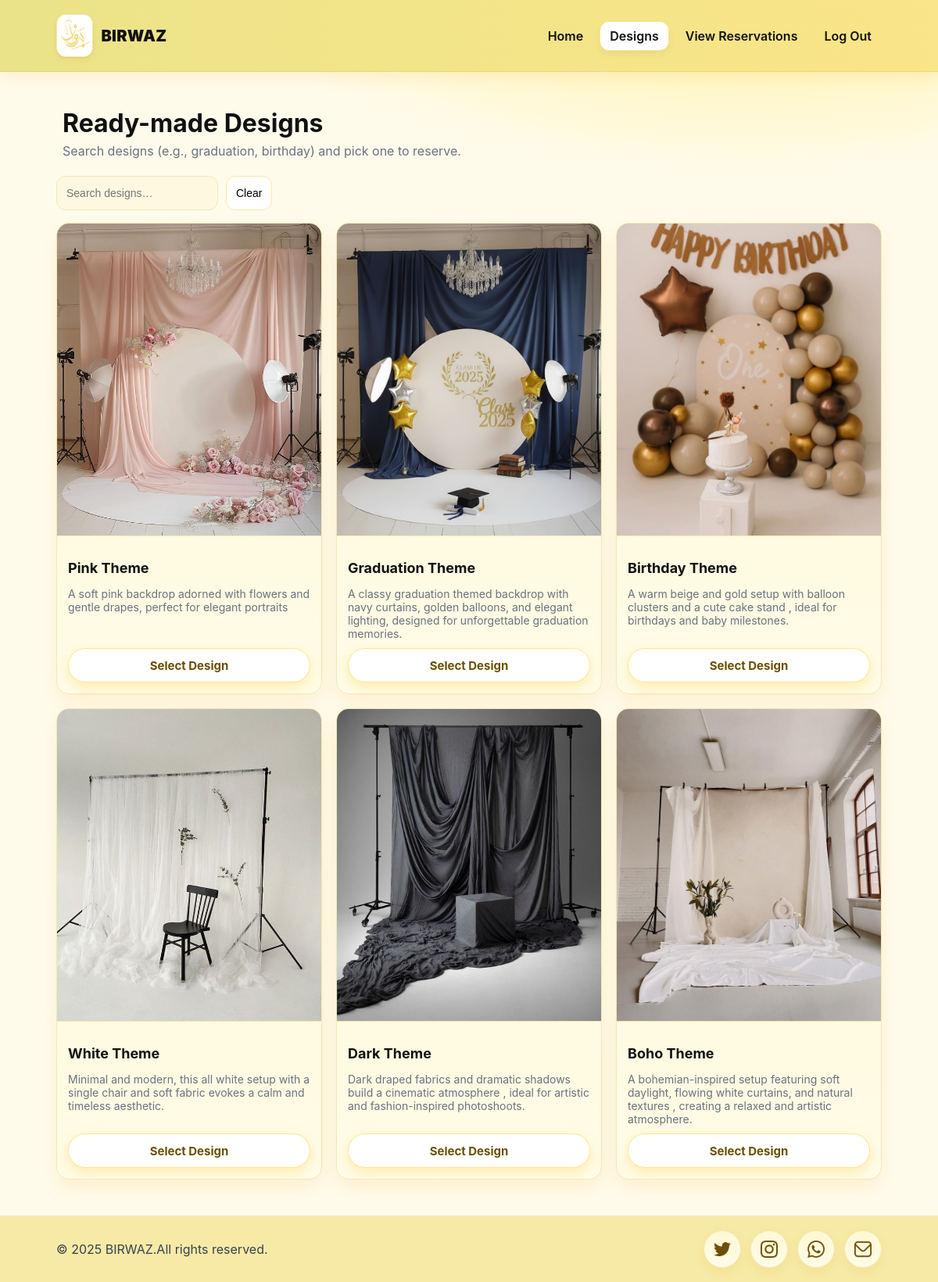
The app's page /birwasproject/Designs.php (signed in), older data.
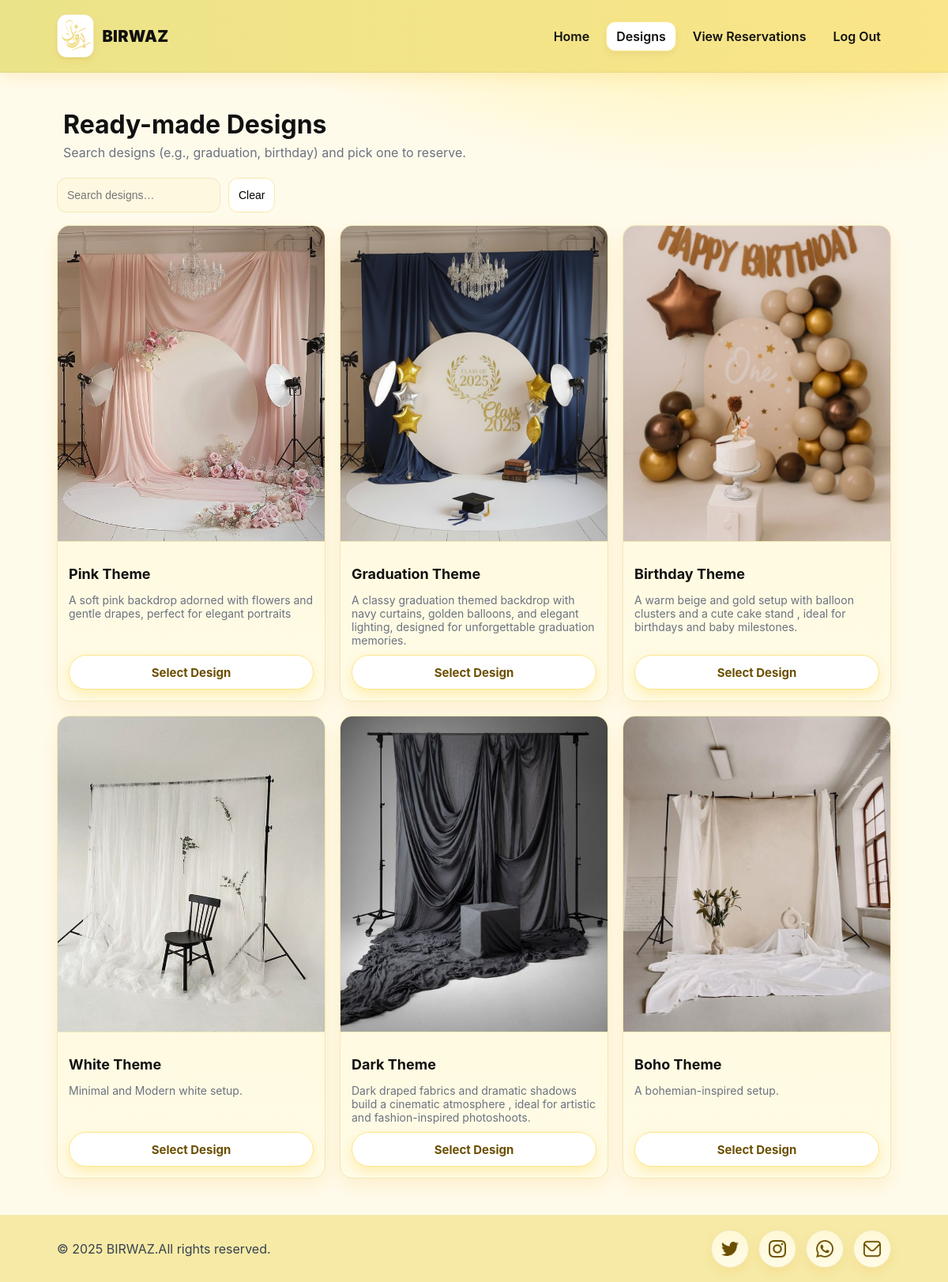
The same page, newer data.
### tables this page shows
CREATE TABLE `design` (
  `DesignID` int(10) UNSIGNED NOT NULL,
  `Name` text NOT NULL,
  `Description` text,
  `Image_URL` text NOT NULL,
  `Type` varchar(10) NOT NULL DEFAULT 'Ready'
);

### birwasproject/Designs.php (the view, shortened to what this page needs)
<?php
$conn = getDBConnection();
$designs = [];
$sql = "SELECT DesignID, Name, Description, Image_URL
        FROM design
        WHERE Type = 'Ready'";
$result = $conn->query($sql);
if ($result && $result->num_rows > 0) {
    while ($row = $result->fetch_assoc()) {
        $designs[] = $row;
    }
}
?>
<!DOCTYPE html>
<html lang="en">
    <head>
    </head>
    <body>
        <header>
            <div class="container nav">
                <a class="brand" href="homeUser.php">
                    <img src="images/logo1.png" alt="BIRWAZ logo">
                    <strong>BIRWAZ</strong>
                </a>
                <nav class="links">
                    <a href="homeUser.php">Home</a>
                    <a href="designs.php" aria-current="page">Designs</a>
                    <a href="viewReservations.php">View Reservations</a>
                    <a href="logout.php" id="logoutLink">Log Out</a>
                </nav>
            </div>
        </header>
        <main class="container">
            <section class="hero">
                <h1>Ready-made Designs</h1>
                <p>Search designs (e.g., graduation, birthday) and pick one to reserve.</p>
            </section>
            <div class="toolbar">
                <input id="q" class="input" type="search" placeholder="Search designs…" aria-label="Search designs"/>
                <button id="clear" class="btn ghost" type="button">Clear</button>
            </div>
            <section id="results" class="grid">
                <?php if (!empty($designs)): ?>
                    <?php foreach ($designs as $design): ?>
                        <div class="col-4 card" data-name="<?php echo htmlspecialchars($design['Name']); ?>">
                            <figure class="thumb">
                                <img src="uploads/<?php echo htmlspecialchars($design['Image_URL']); ?>"
                                     alt="<?php echo htmlspecialchars($design['Name']); ?> preview">
                            </figure>
                            <div class="body">
                                <h3><?php echo htmlspecialchars($design['Name']); ?></h3>
                                <p><?php echo htmlspecialchars($design['Description']); ?></p>
                                <a class="btn primary full"
                                   href="booking.php?design_id=<?php echo urlencode($design['DesignID']); ?>">
                                    Select Design
                                </a>
                            </div>
                        </div>
                    <?php endforeach; ?>
                <?php else: ?>
                    <p>No designs available yet.</p>
                <?php endif; ?>
            </section>
        </main>
        <footer>
            <div class="footer-inner">
                <div class="copy">© 2025 BIRWAZ.All rights reserved.</div>
                <div class="socials">
                    <a href="https://twitter.com" target="_blank">
                        <img src="images/twitter.png" alt="Twitter icon">
                    </a>
                    <a href="https://instagram.com" target="_blank">
                        <img src="images/instagram.png" alt="Instagram icon">
                    </a>
                    <a href="https://wa.me" target="_blank">
                        <img src="images/whatsapp.png" alt="WhatsApp icon">
                    </a>
                    <a href="mailto:birwaz@gmail.com" target="_blank" >
                        <img src="images/email.png" alt="Email icon">
                    </a>
                </div>
            </div>
        </footer>
    </body>
</html>

Row changes from the older to the newer data that the page shows:
changed design "White Theme": Description "Minimal and modern, this all white setup with a single chair and soft fabric evokes a calm and timeless aesthetic." → "Minimal and Modern white setup."
changed design "Boho Theme": Description "A bohemian-inspired setup featuring soft daylight, flowing white curtains, and natural textures , creating a relaxed and artistic atmosphere." → "A bohemian-inspired setup."
